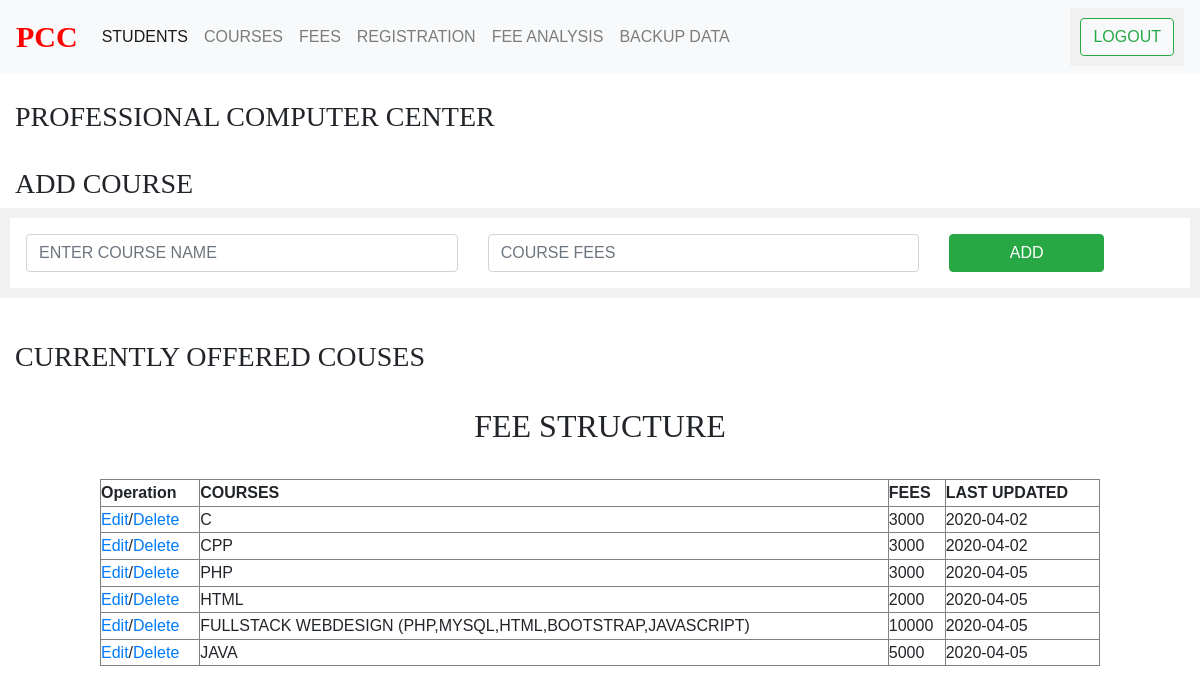
The app's page /Admin/courses.php (signed in) with its own data.
### tables this page shows
CREATE TABLE IF NOT EXISTS `courses` (
  `Slno` int(5) NOT NULL AUTO_INCREMENT,
  `Course` varchar(500) NOT NULL,
  `Fee` int(5) NOT NULL,
  `Date` date NOT NULL,
  `Updatedate` date NOT NULL,
  `Block` tinyint(1) NOT NULL DEFAULT '1',
  PRIMARY KEY (`Slno`)
);

### Admin/courses.php (the view, shortened to what this page needs)
<!DOCTYPE html>
<html lang="en">
<head>
    <link rel="stylesheet" type="text/css" href="https://cdn.datatables.net/v/dt/dt-1.10.16/datatables.min.css"/>
    <?php include("../Include/cdn.php"); ?>
</head>
<body>
        <?php include("../Include/navbar.php"); ?>
        <?php include("../Include/Title.php"); ?>
        <h3 class="font col-sm-12 col-lg-12 col-md-12">ADD COURSE </h1>
    <form action="?" method="post">
        <div class="row container ">
            <div class="col-sm-5 col-md-5 col-lg-5">
                <input required name="course" placeholder="ENTER COURSE NAME" class="form-control"></input>
            </div>
            <div class="col-sm-5 col-md-5 col-lg-5">
                <input required name="fee" placeholder="COURSE FEES" class="form-control"></input>
            </div>
            <div class="col-sm-2 col-md-2 col-lg-2">
                <button name="btn" class="btn btn-success" name="save">ADD</button>
            </div>
        </div>
    </form>
    <?php
      include("../Include/database.php");
       echo"<br><h3 class='font col-sm-12 col-lg-12 col-md-12'>CURRENTLY OFFERED COUSES </h3>";
       $sql1 = "select * from courses";
      echo"<br><h2 style='text-align:center;'class='font'>FEE STRUCTURE</h2><br>";
      echo"<div class='container-fluid' style='overflow-x:auto;'>";
      echo"<center><table id='usetTable' border='1' width='1000'>";
      echo"<thead><th>Operation</th><th>COURSES</th><th>FEES</th><th>LAST UPDATED</thead><tbody>";
      if ($result = mysqli_query($con, $sql1))
        while ($row = mysqli_fetch_assoc($result)) {
            echo"<tr>";
            echo"<td><a href='courseEdit.php?course=".$row['Course']."'>Edit</a>/<a href='Coursedelete.php?course=".$row['Course']."'>Delete</td>";
            echo "<td>".$row["Course"]."</td>";
            echo "<td>".$row["Fee"]."</td>";
            echo "<td>".$row["Updatedate"]."</td>";
            echo"</tr>";
        }
      echo"</table></tbody></center></div>";
    ?>
        <br><br><br>
</body>
</html>

### Include/style.css (style rules this page uses)
* { padding:0; margin:0; }
html { background-color: #eaf0f2; }
body { font:16px/1.6 Arial, sans-serif; }

### records on screen
courses: Course "C", Fee "3000", Updatedate "2020-04-02"
courses: Course "CPP", Fee "3000", Updatedate "2020-04-02"
courses: Course "PHP", Fee "3000", Updatedate "2020-04-05"
courses: Course "HTML", Fee "2000", Updatedate "2020-04-05"
courses: Course "FULLSTACK WEBDESIGN (PHP,MYSQL,HTML,BOOTSTRAP,JAVASCRIPT)", Fee "10000", Updatedate "2020-04-05"
courses: Course "JAVA", Fee "5000", Updatedate "2020-04-05"
